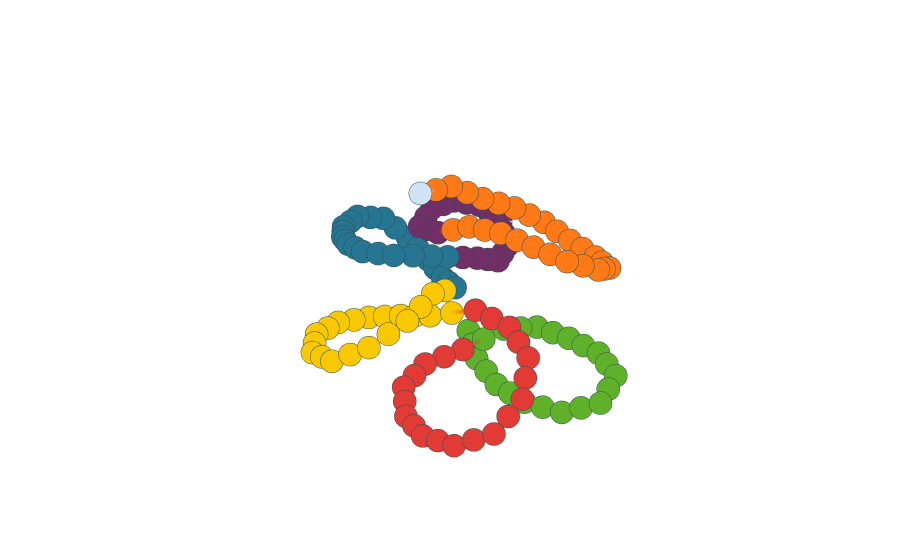

The notebook cell saved with this chart:
### Code cell
fig = plot_chain_with_communities('curve_1')
fig.show()

### Figure 1 — Plotly figure (JSON) as saved in the notebook; plotly's stock layout.template omitted (floating-point values rounded to 4 significant figures; data arrays with more than 128 entries replaced by an {"elided": "..."} marker saying what was removed)
{"data": [{"hoverinfo": "text", "hovertemplate": {"elided": "132 str values"}, "line": {"color": {"elided": "132 int values"}, "colorscale": [[0, "#d0e3f5"], [0.1667, "#712e67"], [0.3333, "#267592"], [0.5, "#5fb12a"], [0.6667, "#fac800"], [0.8333, "#ff7917"], [1, "#e23a34"]], "width": 8}, "marker": {"color": {"elided": "132 int values"}, "colorscale": [[0, "#d0e3f5"], [0.1667, "#712e67"], [0.3333, "#267592"], [0.5, "#5fb12a"], [0.6667, "#fac800"], [0.8333, "#ff7917"], [1, "#e23a34"]], "line": {"color": "DarkSlateGrey", "width": 4}, "size": 8}, "name": "Curve", "type": "scatter3d", "x": {"elided": "132 float values"}, "y": {"elided": "132 float values"}, "z": {"elided": "132 float values"}}], "layout": {"scene": {"camera": {"eye": {"x": 0.9, "y": 0.9, "z": 1.3}, "up": {"x": -10, "y": 0, "z": 30}}, "xaxis": {"backgroundcolor": "rgb(200, 200, 230)", "gridcolor": "rgba(0,0,0,0)", "showbackground": false, "showticklabels": false, "title": {"text": " "}, "zerolinecolor": "rgba(0,0,0,0)"}, "yaxis": {"backgroundcolor": "rgb(200, 200, 230)", "gridcolor": "rgba(0,0,0,0)", "showbackground": false, "showticklabels": false, "title": {"text": " "}, "zerolinecolor": "rgba(0,0,0,0)"}, "zaxis": {"backgroundcolor": "rgb(200, 200, 230)", "gridcolor": "rgba(0,0,0,0)", "showbackground": false, "showticklabels": false, "title": {"text": " "}, "zerolinecolor": "rgba(0,0,0,0)"}}}}
